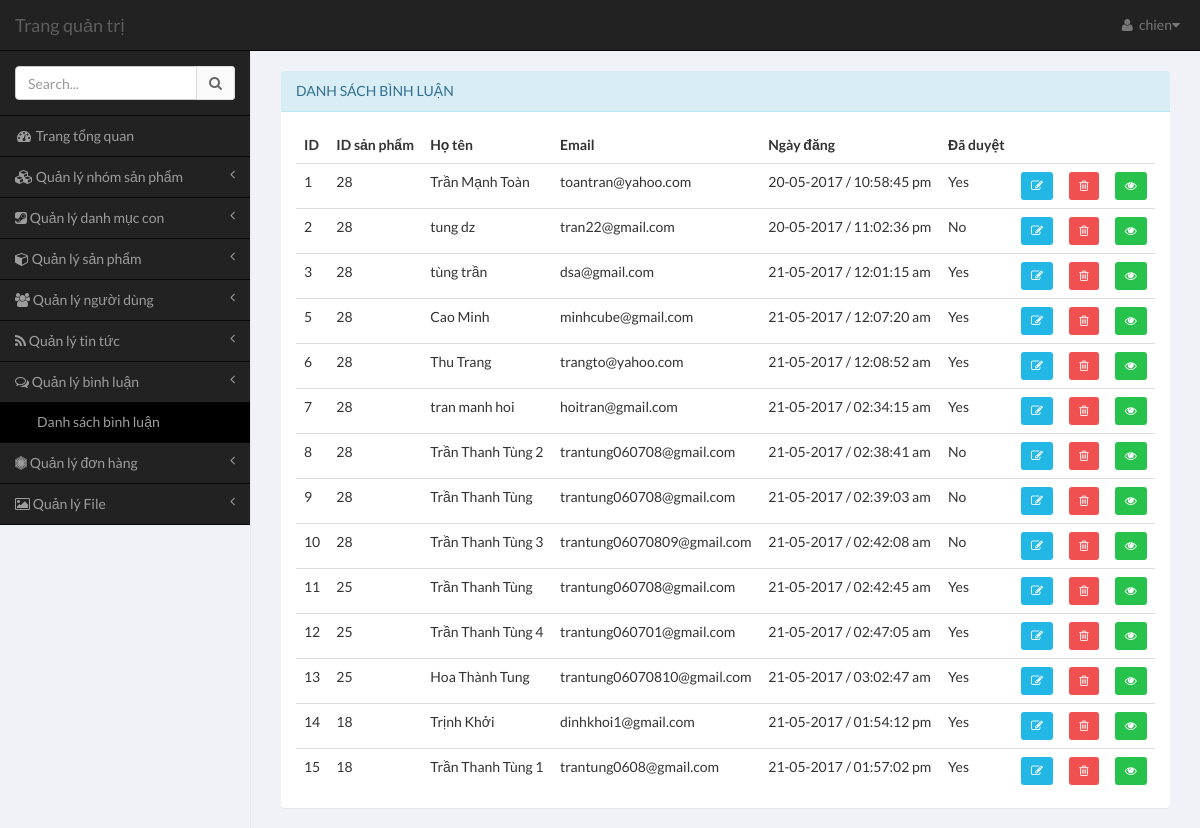
The page /c1603m/admin/pages/index.php?module=comment&action=list (signed in) on the database its author committed.
### tables this page shows
CREATE TABLE `product_comment` (
  `id` int(11) NOT NULL,
  `product_id` int(11) NOT NULL,
  `name` varchar(255) NOT NULL,
  `email` varchar(255) DEFAULT NULL,
  `comment` text NOT NULL,
  `written_date` int(11) DEFAULT NULL,
  `status` tinyint(4) DEFAULT '0'
);

### c1603m/common/database.php (called while the page is built, shortened)
<?php
$mysqli = mysqli_connect(DB_HOST, DB_USER, DB_PASS, DB_NAME);
mysqli_set_charset($mysqli,"utf8");
function get_all($table,$fiels_name = false,$field_val = false,$limit = false){
	global $mysqli;
	$data = [];
	$sql = "SELECT * FROM $table";
	$res = mysqli_query($mysqli,$sql);
	if ($res && mysqli_num_rows($res)) {
		while ($row = mysqli_fetch_assoc($res)) {
			$data[] = $row;
		}
	}
	return $data;
}
?>

### c1603m/admin/pages/modules/comment/list.php (the view, shortened to what this page needs)
<?php
$comment = get_all('product_comment');
?>
<div class="row" >
		<div class="col-xs-12">
			<section class="panel panel-info" style="margin-top: 20px;">
			                              <header class="panel-heading">
			                                  Danh sách bình luận
			                            </header>
			                            <div class="panel-body table-responsive">
			                                <table class="table table-hover">
			                                  <thead>
			                                    <tr>
			                                      <th>ID</th>
			                                      <th>ID sản phẩm</th>
			                                      <th>Họ tên</th>
			                                      <th>Email</th>
			                                      <th>Ngày đăng</th>
			                                      <th>Đã duyệt</th>
			                                      <th></th>
			                                  </tr>
			                              </thead>
			                              <tbody>
			                                <?php if($comment) :
			                                    foreach ($comment as $row) :
			                                ?>
			                                <tr>
			                                    <td><?php echo $row['id']; ?></td>
			                                    <td><?php echo $row['product_id']; ?></td>
			                                    <td><?php echo $row['name']; ?></td>
			                                    <td><?php echo $row['email']; ?></td>
			                                    <td><?php echo date('d-m-Y / h:i:s a',$row['written_date']); ?></td>
			                                    <?php if($row['status'] == 1){
			                                                  $st = 'Yes' ;
			                                                }else{
			                                                  $st ='No' ;
			                                                } ?>
			                                        <td><?php echo $st ?></td>
			                                  <td>
			                                      <a href="<?php to('comment','edit',$row['id']) ?>" type="button" class="btn btn-sm btn-info" title="Sửa">
			                                          <i class="fa fa-pencil-square-o"></i>
			                                      </a>
			                                  </td>
			                                  <td>
			                                      <a href="<?php to('comment','delete',$row['id']) ?>" title="Xóa" type="button" class="btn btn-sm btn-danger" onclick="return confirm('Are you sure ? ')">
			                                          <i class="fa fa-trash-o" ></i>
			                                      </a>
			                                  </td>
			                                  <td>
			                                      <a href="<?php to('comment','view',$row['id']) ?>" type="button" class="btn btn-sm btn-success" title="Xem chi tiết">
			                                          <i class="fa fa-eye" ></i>
			                                      </a>
			                                  </td>
			                              </tr>
			                                <?php endforeach; endif; ?>
			                                </tbody>
			                            </table>
                      </div>
			                            </section>
		</div>
</div>

### rows shown on the page
product_comment: id "1", product "28", name "Trần Mạnh Toàn", email "toantran@yahoo.com", written_date "20-05-2017 / 10:58:45 pm", status "Yes"
product_comment: id "2", product "28", name "tung dz", email "tran22@gmail.com", written_date "20-05-2017 / 11:02:36 pm", status "No"
product_comment: id "3", product "28", name "tùng trần", email "dsa@gmail.com", written_date "21-05-2017 / 12:01:15 am", status "Yes"
product_comment: id "5", product "28", name "Cao Minh", email "minhcube@gmail.com", written_date "21-05-2017 / 12:07:20 am", status "Yes"
product_comment: id "6", product "28", name "Thu Trang", email "trangto@yahoo.com", written_date "21-05-2017 / 12:08:52 am", status "Yes"
product_comment: id "7", product "28", name "tran manh hoi", email "hoitran@gmail.com", written_date "21-05-2017 / 02:34:15 am", status "Yes"
product_comment: id "8", product "28", name "Trần Thanh Tùng 2", email "trantung060708@gmail.com", written_date "21-05-2017 / 02:38:41 am", status "No"
product_comment: id "9", product "28", name "Trần Thanh Tùng", email "trantung060708@gmail.com", written_date "21-05-2017 / 02:39:03 am", status "No"
product_comment: id "10", product "28", name "Trần Thanh Tùng 3", email "trantung06070809@gmail.com", written_date "21-05-2017 / 02:42:08 am", status "No"
product_comment: id "11", product "25", name "Trần Thanh Tùng", email "trantung060708@gmail.com", written_date "21-05-2017 / 02:42:45 am", status "Yes"
product_comment: id "12", product "25", name "Trần Thanh Tùng 4", email "trantung060701@gmail.com", written_date "21-05-2017 / 02:47:05 am", status "Yes"
product_comment: id "13", product "25", name "Hoa Thành Tung", email "trantung06070810@gmail.com", written_date "21-05-2017 / 03:02:47 am", status "Yes"
product_comment: id "14", product "18", name "Trịnh Khởi", email "dinhkhoi1@gmail.com", written_date "21-05-2017 / 01:54:12 pm", status "Yes"
product_comment: id "15", product "18", name "Trần Thanh Tùng 1", email "trantung0608@gmail.com", written_date "21-05-2017 / 01:57:02 pm", status "Yes"

### other values the page prints
$user['username'] "chien"
